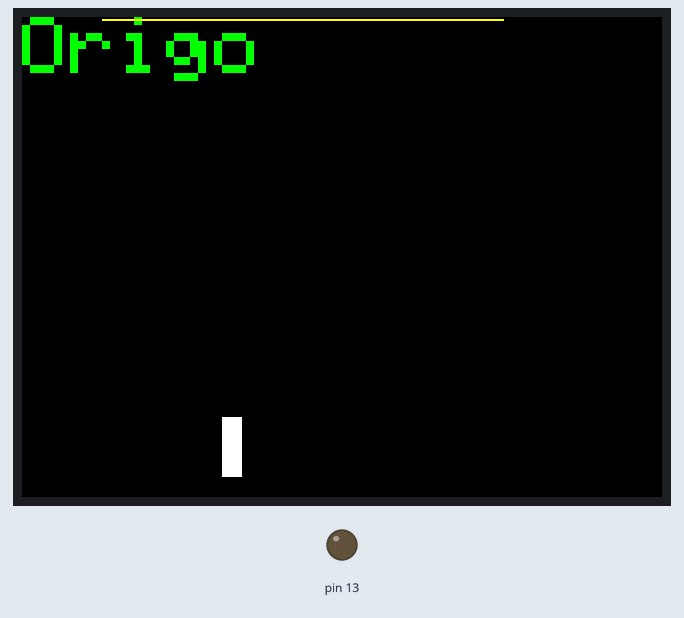
The sketch below on a simulated Arduino Uno, built with avr-gcc and run on an emulated ATmega328P. On the bench: 320×240 colour display, output pins drawn as LEDs (lit = HIGH). What the sketch prints to the serial monitor is not drawn.

Above: at 0.3 s.

The sketch:

th_logger_gateway.ino
```cpp
/*
 Name:		th_logger_gateway.ino
 Created:	1/19/2016 7:19:42 PM
 Author:	Joakim
*/

#include <TFTLCD.h>
#include "th_measurements.h"
#include "Display.h"


Display display;

void setup(void) {
	Serial.begin(115200);
	Serial.println("Here we go!");
	display.init();
	display.drawGrid();
}

void loop()
{
}
```

Display.cpp
```cpp
//
//
//

#include "Arduino.h"
#include "Display.h"

#define BOXSIZE 40
#define PENRADIUS 3

uint16_t const gridX = 10;
uint16_t const gridY = 40;
uint16_t const gridW = 240 - 2*gridX;
uint16_t const gridH = 320 - 2*gridY;
uint16_t const gridColor = GREEN;

void Display::init()
{
	tft.reset();
	tft.initDisplay();
	tft.fillScreen(BLACK);
	tft.setRotation(1);
}

void Display::drawGrid()
{
	int oldcolor, currentcolor;

	//tft.drawRect(gridX, gridY, gridW, gridH, gridColor);
	tft.drawString(0, 0, "Origo", gridColor, 4);
	tft.drawLine(40, 1, 240, 1, YELLOW);
	tft.fillRect(100, 200, 10, 30, WHITE);
	pinMode(13, OUTPUT);
}


Display::Display() : tft(LCD_CS, LCD_CD, LCD_WR, LCD_RD, LCD_RESET) {

}
```

Display.h
```cpp
// Display.h
#ifndef _DISPLAY_h
#define _DISPLAY_h

#include "Arduino.h"
#include "TFTLCD.h"

//#define INVERT_X
//#define INVERT_Y

#define LCD_CS A3
#define LCD_CD A2
#define LCD_WR A1
#define LCD_RD A0
// optional
#define LCD_RESET A4

#define	BLACK           0x0000
#define	BLUE            0x001F
#define	RED             0xF800
#define	GREEN           0x07E0
#define CYAN            0x07FF
#define MAGENTA         0xF81F
#define YELLOW          0xFFE0
#define WHITE           0xFFFF

class Display
{
protected:
	TFTLCD tft;

public:
	Display();
	void init();
	void drawGrid();
};


#endif
```

th_measurements.cpp
```cpp
//
//
//

#include "th_measurements.h"

void Th_measurements::init()
{


}
```

th_measurements.h
```cpp
// th_measurements.h

#ifndef _TH_MEASUREMENTS_h
#define _TH_MEASUREMENTS_h

#if defined(ARDUINO) && ARDUINO >= 100
	#include "arduino.h"
#else
	#include "WProgram.h"
#endif

class Th_measurements
{
 protected:


 public:
	void init();
};


#endif
```
